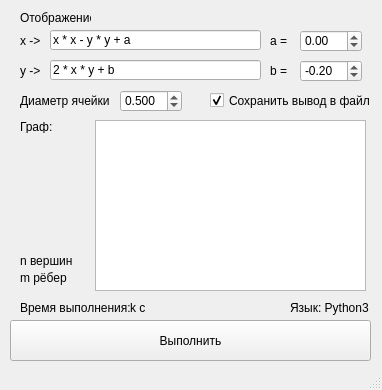
<?xml version="1.0" encoding="UTF-8"?>
<ui version="4.0">
 <class>MainWindow</class>
 <widget class="QMainWindow" name="MainWindow">
  <property name="geometry">
   <rect>
    <x>0</x>
    <y>0</y>
    <width>382</width>
    <height>390</height>
   </rect>
  </property>
  <property name="windowTitle">
   <string>MainWindow</string>
  </property>
  <widget class="QWidget" name="centralwidget">
   <widget class="QLineEdit" name="x_formula">
    <property name="geometry">
     <rect>
      <x>50</x>
      <y>30</y>
      <width>211</width>
      <height>20</height>
     </rect>
    </property>
    <property name="text">
     <string>x * x - y * y + a</string>
    </property>
   </widget>
   <widget class="QLineEdit" name="y_formula">
    <property name="geometry">
     <rect>
      <x>50</x>
      <y>60</y>
      <width>211</width>
      <height>20</height>
     </rect>
    </property>
    <property name="text">
     <string>2 * x * y + b</string>
    </property>
   </widget>
   <widget class="QDoubleSpinBox" name="a_value">
    <property name="geometry">
     <rect>
      <x>300</x>
      <y>30</y>
      <width>62</width>
      <height>22</height>
     </rect>
    </property>
    <property name="minimum">
     <double>-99.900000000000006</double>
    </property>
    <property name="singleStep">
     <double>0.100000000000000</double>
    </property>
    <property name="stepType">
     <enum>QAbstractSpinBox::DefaultStepType</enum>
    </property>
   </widget>
   <widget class="QDoubleSpinBox" name="d_value">
    <property name="geometry">
     <rect>
      <x>120</x>
      <y>90</y>
      <width>62</width>
      <height>22</height>
     </rect>
    </property>
    <property name="decimals">
     <number>3</number>
    </property>
    <property name="singleStep">
     <double>0.100000000000000</double>
    </property>
    <property name="value">
     <double>0.500000000000000</double>
    </property>
   </widget>
   <widget class="QCheckBox" name="checkBox">
    <property name="geometry">
     <rect>
      <x>210</x>
      <y>90</y>
      <width>161</width>
      <height>21</height>
     </rect>
    </property>
    <property name="text">
     <string>Сохранить вывод в файл</string>
    </property>
    <property name="checked">
     <bool>true</bool>
    </property>
   </widget>
   <widget class="QPushButton" name="pushButton">
    <property name="geometry">
     <rect>
      <x>10</x>
      <y>320</y>
      <width>361</width>
      <height>41</height>
     </rect>
    </property>
    <property name="text">
     <string>Выполнить</string>
    </property>
   </widget>
   <widget class="QLabel" name="label">
    <property name="geometry">
     <rect>
      <x>20</x>
      <y>10</y>
      <width>71</width>
      <height>16</height>
     </rect>
    </property>
    <property name="text">
     <string>Отображение</string>
    </property>
   </widget>
   <widget class="QLabel" name="label_2">
    <property name="geometry">
     <rect>
      <x>20</x>
      <y>30</y>
      <width>47</width>
      <height>21</height>
     </rect>
    </property>
    <property name="text">
     <string>x -&gt;</string>
    </property>
   </widget>
   <widget class="QLabel" name="label_3">
    <property name="geometry">
     <rect>
      <x>20</x>
      <y>60</y>
      <width>47</width>
      <height>21</height>
     </rect>
    </property>
    <property name="text">
     <string>y -&gt;</string>
    </property>
   </widget>
   <widget class="QLabel" name="label_4">
    <property name="geometry">
     <rect>
      <x>270</x>
      <y>30</y>
      <width>47</width>
      <height>21</height>
     </rect>
    </property>
    <property name="text">
     <string>a = </string>
    </property>
   </widget>
   <widget class="QLabel" name="label_5">
    <property name="geometry">
     <rect>
      <x>270</x>
      <y>60</y>
      <width>47</width>
      <height>21</height>
     </rect>
    </property>
    <property name="text">
     <string>b = </string>
    </property>
   </widget>
   <widget class="QLabel" name="label_6">
    <property name="geometry">
     <rect>
      <x>20</x>
      <y>90</y>
      <width>91</width>
      <height>21</height>
     </rect>
    </property>
    <property name="text">
     <string>Диаметр ячейки</string>
    </property>
   </widget>
   <widget class="QTextBrowser" name="output_text">
    <property name="geometry">
     <rect>
      <x>95</x>
      <y>120</y>
      <width>271</width>
      <height>171</height>
     </rect>
    </property>
    <property name="html">
     <string>&lt;!DOCTYPE HTML PUBLIC &quot;-//W3C//DTD HTML 4.0//EN&quot; &quot;http://www.w3.org/TR/REC-html40/strict.dtd&quot;&gt;
&lt;html&gt;&lt;head&gt;&lt;meta name=&quot;qrichtext&quot; content=&quot;1&quot; /&gt;&lt;style type=&quot;text/css&quot;&gt;
p, li { white-space: pre-wrap; }
&lt;/style&gt;&lt;/head&gt;&lt;body style=&quot; font-family:'MS Shell Dlg 2'; font-size:8.25pt; font-weight:400; font-style:normal;&quot;&gt;
&lt;p style=&quot;-qt-paragraph-type:empty; margin-top:0px; margin-bottom:0px; margin-left:0px; margin-right:0px; -qt-block-indent:0; text-indent:0px;&quot;&gt;&lt;br /&gt;&lt;/p&gt;&lt;/body&gt;&lt;/html&gt;</string>
    </property>
   </widget>
   <widget class="QLabel" name="label_7">
    <property name="geometry">
     <rect>
      <x>20</x>
      <y>120</y>
      <width>47</width>
      <height>13</height>
     </rect>
    </property>
    <property name="text">
     <string>Граф:</string>
    </property>
   </widget>
   <widget class="QLabel" name="output_vertices">
    <property name="geometry">
     <rect>
      <x>20</x>
      <y>250</y>
      <width>61</width>
      <height>21</height>
     </rect>
    </property>
    <property name="text">
     <string>n вершин</string>
    </property>
   </widget>
   <widget class="QLabel" name="output_edges">
    <property name="geometry">
     <rect>
      <x>20</x>
      <y>270</y>
      <width>81</width>
      <height>16</height>
     </rect>
    </property>
    <property name="text">
     <string>m рёбер</string>
    </property>
   </widget>
   <widget class="QLabel" name="label_10">
    <property name="geometry">
     <rect>
      <x>20</x>
      <y>300</y>
      <width>111</width>
      <height>16</height>
     </rect>
    </property>
    <property name="text">
     <string>Время выполнения:</string>
    </property>
   </widget>
   <widget class="QLabel" name="output_time">
    <property name="geometry">
     <rect>
      <x>130</x>
      <y>300</y>
      <width>81</width>
      <height>16</height>
     </rect>
    </property>
    <property name="text">
     <string>k с</string>
    </property>
   </widget>
   <widget class="QLabel" name="label_12">
    <property name="geometry">
     <rect>
      <x>290</x>
      <y>300</y>
      <width>81</width>
      <height>16</height>
     </rect>
    </property>
    <property name="text">
     <string>Язык: Python3</string>
    </property>
   </widget>
   <widget class="QDoubleSpinBox" name="b_value">
    <property name="geometry">
     <rect>
      <x>300</x>
      <y>60</y>
      <width>62</width>
      <height>22</height>
     </rect>
    </property>
    <property name="minimum">
     <double>-99.900000000000006</double>
    </property>
    <property name="singleStep">
     <double>0.100000000000000</double>
    </property>
    <property name="stepType">
     <enum>QAbstractSpinBox::DefaultStepType</enum>
    </property>
    <property name="value">
     <double>-0.200000000000000</double>
    </property>
   </widget>
  </widget>
  <widget class="QMenuBar" name="menubar">
   <property name="geometry">
    <rect>
     <x>0</x>
     <y>0</y>
     <width>382</width>
     <height>21</height>
    </rect>
   </property>
  </widget>
  <widget class="QStatusBar" name="statusbar"/>
 </widget>
 <resources/>
 <connections/>
</ui>
